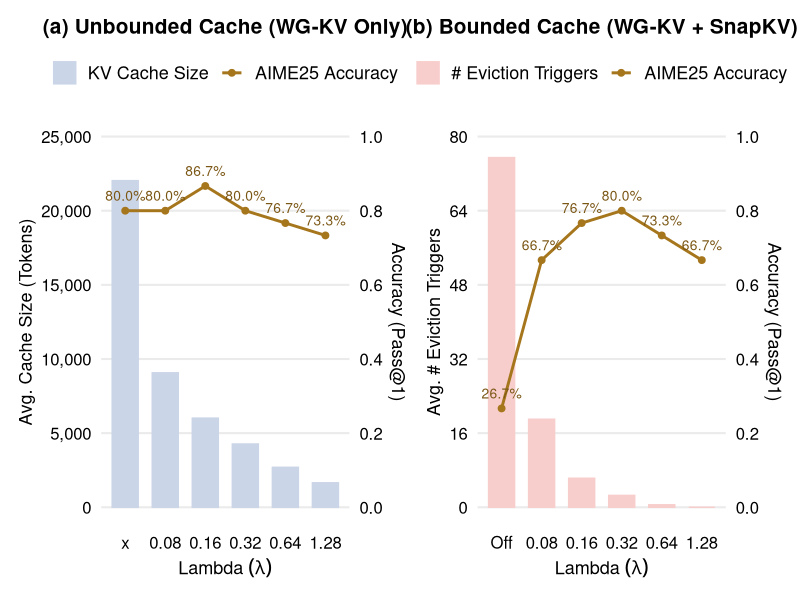

This figure's R source:
library(tidyverse)
library(patchwork)

make_bar_line_plot <- function(data, title, metric, left_label, bar_label, bar_fill, left_ticks) {
  scale_factor <- max(left_ticks)

  data <- data %>%
    mutate(
      accuracy_scaled = accuracy * scale_factor,
      accuracy_label = scales::label_percent(accuracy = 0.1)(accuracy)
    )

  ggplot(data, aes(x = lambda)) +
    geom_col(
      aes(y = {{ metric }}, colour = bar_label),
      width = 0.65,
      fill = bar_fill,
    ) +
    geom_line(
      aes(y = accuracy_scaled, colour = "AIME25 Accuracy", group = 1),
      linewidth = 1
    ) +
    geom_point(
      aes(y = accuracy_scaled, colour = "AIME25 Accuracy"),
      size = 2
    ) +
    geom_text(
      aes(y = accuracy_scaled, label = accuracy_label),
      colour = "#7b5715",
      vjust = -1,
      size = 3.5,
      show.legend = FALSE
    ) +
    scale_colour_manual(
      values = c(setNames(bar_fill, bar_label), "AIME25 Accuracy" = "#a6761d"),
      breaks = c(bar_label, "AIME25 Accuracy"),
      name = NULL
    ) +
    scale_y_continuous(
      name = left_label,
      limits = c(0, scale_factor),
      breaks = left_ticks,
      labels = scales::label_comma(),
      sec.axis = sec_axis(
        ~ . / scale_factor,
        name = "Accuracy (Pass@1)",
        breaks = seq(0, 1, 0.2),
        labels = scales::label_number(accuracy = 0.1)
      )
    ) +
    labs(
      x = expression("Lambda"~(lambda)),
      title = title
    ) +
    theme_minimal(base_size = 16) +
    theme(
      plot.title = element_text(size = 15, hjust = 0.5, face = "bold"),
      axis.title.x = element_text(size = 13, colour = "black"),
      axis.text.x = element_text(size = 12, colour = "black"),
      axis.title.y = element_text(size = 13, colour = "black"),
      axis.text.y = element_text(size = 12, colour = "black"),
      legend.position = "top",
      legend.text = element_text(size = 13),
      panel.grid.minor = element_blank(),
      panel.grid.major.x = element_blank()
    )
}

plot_a <- read_csv("data/snapkv_no.csv") %>%
  mutate(lambda = fct_inorder(lambda)) %>%
  make_bar_line_plot(
    "(a) Unbounded Cache (WG-KV Only)",
    avg_kv,
    "Avg. Cache Size (Tokens)",
    "KV Cache Size",
    "#cbd5e8",
    c(0, 5000, 10000, 15000, 20000, 25000)
  )

plot_b <- read_csv("data/snapkv_4096.csv") %>%
  mutate(lambda = fct_inorder(lambda)) %>%
  make_bar_line_plot(
    "(b) Bounded Cache (WG-KV + SnapKV)",
    num_evict,
    "Avg. # Eviction Triggers",
    "# Eviction Triggers",
    "#f8cecc",
    c(0, 16, 32, 48, 64, 80)
  )

fig <- plot_a + plot_b + plot_layout(ncol = 2)

ggsave("snapkv.pdf", fig, width = 8.5, height = 4, units = "in")
